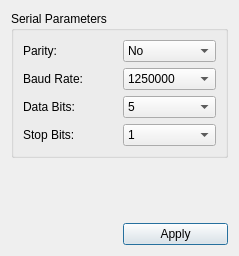
<?xml version="1.0" encoding="UTF-8"?>
<ui version="4.0">
 <class>SettingsDialog</class>
 <widget class="QDialog" name="SettingsDialog">
  <property name="geometry">
   <rect>
    <x>0</x>
    <y>0</y>
    <width>239</width>
    <height>256</height>
   </rect>
  </property>
  <property name="windowTitle">
   <string>Modbus Settings</string>
  </property>
  <layout class="QGridLayout" name="gridLayout">
   <item row="1" column="1">
    <spacer name="verticalSpacer">
     <property name="orientation">
      <enum>Qt::Vertical</enum>
     </property>
     <property name="sizeHint" stdset="0">
      <size>
       <width>20</width>
       <height>43</height>
      </size>
     </property>
    </spacer>
   </item>
   <item row="2" column="1">
    <widget class="QPushButton" name="applyButton">
     <property name="text">
      <string>Apply</string>
     </property>
    </widget>
   </item>
   <item row="0" column="0" colspan="2">
    <widget class="QGroupBox" name="groupBox">
     <property name="title">
      <string>Serial Parameters</string>
     </property>
     <layout class="QGridLayout" name="gridLayout_2">
      <item row="0" column="0">
       <widget class="QLabel" name="label_2">
        <property name="text">
         <string>Parity:</string>
        </property>
       </widget>
      </item>
      <item row="0" column="1">
       <widget class="QComboBox" name="parityCombo">
        <item>
         <property name="text">
          <string>No</string>
         </property>
        </item>
        <item>
         <property name="text">
          <string>Even</string>
         </property>
        </item>
        <item>
         <property name="text">
          <string>Odd</string>
         </property>
        </item>
        <item>
         <property name="text">
          <string>Space</string>
         </property>
        </item>
        <item>
         <property name="text">
          <string>Mark</string>
         </property>
        </item>
       </widget>
      </item>
      <item row="1" column="0">
       <widget class="QLabel" name="label_3">
        <property name="text">
         <string>Baud Rate:</string>
        </property>
       </widget>
      </item>
      <item row="1" column="1">
       <widget class="QComboBox" name="baudCombo">
        <item>
         <property name="text">
          <string>1250000</string>
         </property>
        </item>
        <item>
         <property name="text">
          <string>1200</string>
         </property>
        </item>
        <item>
         <property name="text">
          <string>2400</string>
         </property>
        </item>
        <item>
         <property name="text">
          <string>4800</string>
         </property>
        </item>
        <item>
         <property name="text">
          <string>9600</string>
         </property>
        </item>
        <item>
         <property name="text">
          <string>19200</string>
         </property>
        </item>
        <item>
         <property name="text">
          <string>38400</string>
         </property>
        </item>
        <item>
         <property name="text">
          <string>57600</string>
         </property>
        </item>
        <item>
         <property name="text">
          <string>115200</string>
         </property>
        </item>
       </widget>
      </item>
      <item row="2" column="0">
       <widget class="QLabel" name="label_4">
        <property name="text">
         <string>Data Bits:</string>
        </property>
       </widget>
      </item>
      <item row="2" column="1">
       <widget class="QComboBox" name="dataBitsCombo">
        <item>
         <property name="text">
          <string>5</string>
         </property>
        </item>
        <item>
         <property name="text">
          <string>6</string>
         </property>
        </item>
        <item>
         <property name="text">
          <string>7</string>
         </property>
        </item>
        <item>
         <property name="text">
          <string>8</string>
         </property>
        </item>
       </widget>
      </item>
      <item row="3" column="0">
       <widget class="QLabel" name="label_5">
        <property name="text">
         <string>Stop Bits:</string>
        </property>
       </widget>
      </item>
      <item row="3" column="1">
       <widget class="QComboBox" name="stopBitsCombo">
        <item>
         <property name="text">
          <string>1</string>
         </property>
        </item>
        <item>
         <property name="text">
          <string>3</string>
         </property>
        </item>
        <item>
         <property name="text">
          <string>2</string>
         </property>
        </item>
       </widget>
      </item>
     </layout>
    </widget>
   </item>
  </layout>
 </widget>
 <resources/>
 <connections/>
</ui>
